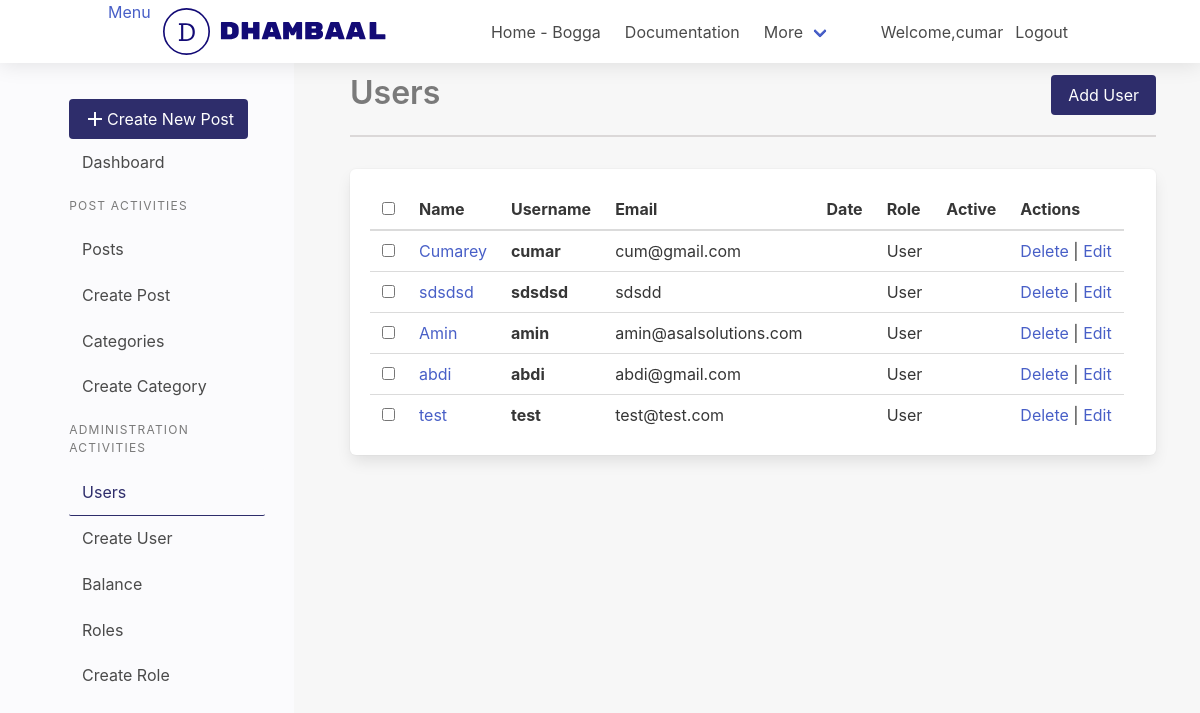
Page /dashboard/users/ (signed in) on the committed database.
### app/auth/models/User.py (models this page shows, shortened)
class User(db.Model, UserMixin):
    __tablename__ = 'users'
    id = db.Column(db.Integer, primary_key=True)
    email = db.Column(db.String(255), unique=True)
    username = db.Column(db.String(80), unique=True)
    name = db.Column(db.String(120), nullable=True)
    password = db.Column(db.String(255))
    role = db.Column(db.String(80), default="User")
    confirmed_at = db.Column(db.DateTime())

### app/auth/auth.py (the view)
@dashboard_bp.route("/users/", methods=["GET"])
def get_users():
    users = User.query.all()
    return render_template("users/list.html", users=users)

### app/auth/models/User.py (called while the page is built)
@login_manger.user_loader
def load_user(user_id):
    return User.query.get_or_404(int(user_id))

### app/auth/templates/users/list.html
{% from "macro.html" import section_heading with context %}
{% extends 'layout/base.html' %}
{% block content %}
{{section_heading(title="Users",link="dashboard.create_user",btn_text="Add
User")}}
{%if not users %}
  <div class="box">
    <p>No Users yet</p>
  </div>
{%else%}
<table class="table box">
  <thead>
    <tr>
      <th><input type="checkbox" /></th>
      <th>Name</th>
      <th>Username</th>
      <th>Email</th>
      <th>Date</th>
      <th>Role</th>
      <th>Active</th>
      <th>Actions</th>
    </tr>
  </thead>
  <tbody>
    {% for user in users %}
    <tr>
      <th><input type="checkbox" /></th>
      <td><a href="#">{{ user.name }}</a></td>
       <th>{{ user.username }}</th>
      <td>{{ user.email }}</td>
      <td>{{ user.create_at}}</td>
      <td>{{ user.role }}</td>
      <td>{{ user.active}}</td>
      <td>
        <a href="{{url_for('dashboard.delete_user',id=user.id)}}" onclick="confirm('Are you sure?')">Delete</a> |
        <a href="{{url_for('dashboard.update_user',id=user.id)}}">Edit</a>
      </td>
    </tr>
    {%endfor%}
  </tbody>
</table>
{%endif%}
{%endblock content%}

### app/dashboard/templates/layout/header.html (shortened to what this page needs)
<nav class="navbar" role="navigation" aria-label="main navigation">
  <div class="container">
    <div class="navbar-brand">
      <a id="sidebar-hide">Menu</a>
      <a class="navbar-item" href="{{url_for('dashboard.index')}}">
      </a>
    </div>
    <div id="nav-links" class="navbar-menu">
      <div class="navbar-start">
        <a class="navbar-item"> Home - Bogga </a>
        <a class="navbar-item"> Documentation </a>
        <div class="navbar-item has-dropdown is-hoverable">
          <a class="navbar-link"> More </a>
        </div>
      </div>
      <div class="navbar-end">
        <div class="navbar-item">
        {%if current_user.is_authenticated%}
          <p>Welcome,{{current_user.username}}</p>
           <a class="navbar-item" href="{{url_for('auth.logout')}}"> Logout </a>
          {%endif%}
        </div>
      </div>
    </div>
  </div>
</nav>

### app/site/static/css/main.css (style rules this page uses)
* { margin:0; box-sizing: border-box; }
.container { width:85%; }
.navbar { box-shadow: 0 2px 20px rgba(0, 0, 0, 0.1); }
.navbar-brand { margin-right: 5rem; }

### rows in the picture
User: username "cumar", name "Cumarey", email "cum@gmail.com", role "User"
User: name "sdsdsd", username "sdsdsd", email "sdsdd", role "User"
User: name "Amin", username "amin", email "amin@asalsolutions.com", role "User"
User: name "abdi", username "abdi", email "abdi@gmail.com", role "User"
User: name "test", username "test", email "test@test.com", role "User"

### other values in the picture
{{ title }} "Users"
{{ btn_text }} "Add User"
